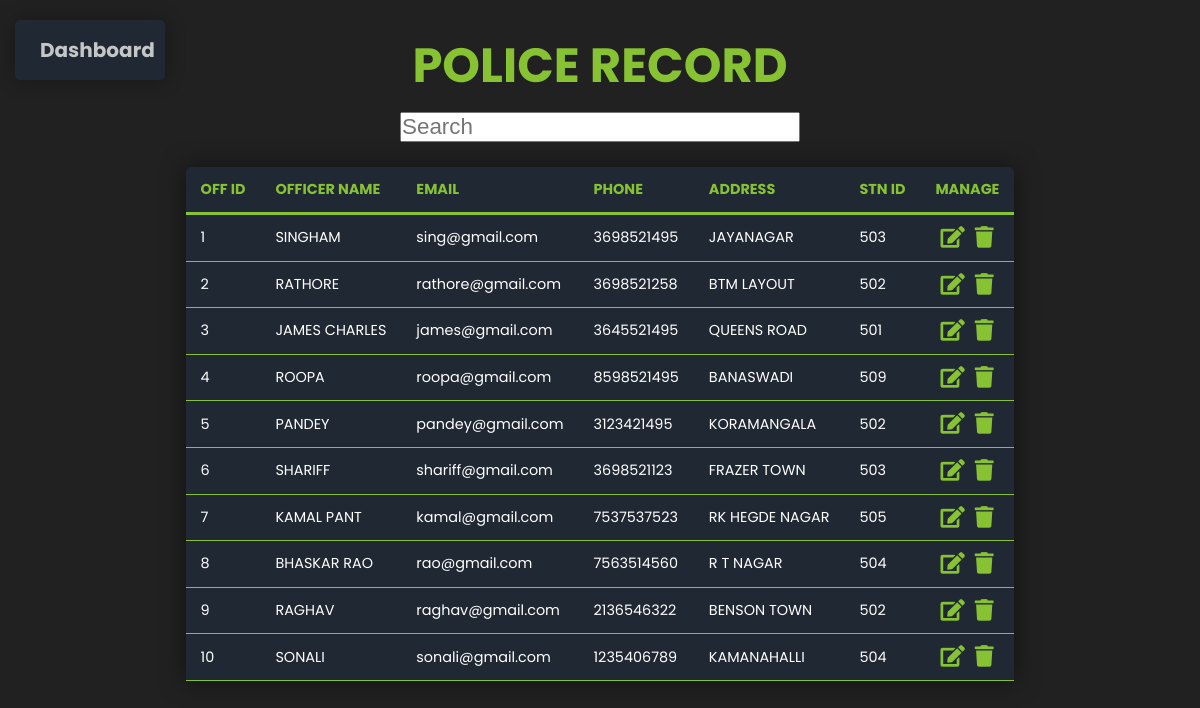
/php/managepoloff.php, run on the app's committed database.
### tables this page shows
CREATE TABLE `policeofficer` (
  `OFF_ID` int(10) NOT NULL,
  `OFF_NAME` varchar(20) DEFAULT NULL,
  `EMAIL` varchar(20) NOT NULL,
  `PH_NO` varchar(10) DEFAULT NULL,
  `P_ADD` varchar(20) NOT NULL,
  `PSWD` varchar(10) DEFAULT NULL,
  `STN_ID` int(10) DEFAULT NULL
);

### php/managepoloff.php (the view, shortened to what this page needs)
<?php
include_once "dbh.php";
$sql = "SELECT `OFF_ID`, `OFF_NAME`, `EMAIL`, `PH_NO`, `P_ADD`, `STN_ID` FROM policeofficer";
$result = mysqli_query($conn, $sql);
if (mysqli_num_rows($result) > 0) {
?>
<html>
    <link rel="stylesheet" href="./styles/style.css">
    <link rel="stylesheet" href="https://cdnjs.cloudflare.com/ajax/libs/font-awesome/5.15.1/css/all.min.css" />
    <body class='abc'>
    <div class='top_div'>
    <form action="admindash.php" method="post">
    <button  type=submit class="button" >Dashboard</button>
    <h2 class='table-heading'>POLICE RECORD</h2>
    <input type="text" id="search" name="search" placeholder="Search" autocomplete="off">
    </div>
    <section class='display_table'>
        <table class='content-table'>
            <thead>
                <th>OFF ID</th>
                <th>OFFICER NAME</th>
                <th>EMAIL</th>
                <th>PHONE</th>
                <th>ADDRESS</th>
                <th>STN ID</th>
                <th>MANAGE</th>
            </thead>
        <?php
            while($rows = mysqli_fetch_assoc($result)) {
        ?>
            <tbody>
                <tr>
                    <td><?php echo $rows['OFF_ID'];  ?></td>
                    <td><?php echo $rows['OFF_NAME']; ?></td>
                    <td><?php echo $rows['EMAIL']; ?></td>
                    <td><?php echo $rows['PH_NO']; ?></td>
                    <td><?php echo $rows['P_ADD']; ?></td>
                    <td><?php echo $rows['STN_ID']; ?></td>
                    <?php echo "<td><a href=updatep.php?oid=".$rows['OFF_ID']."&oname=".urlencode($rows['OFF_NAME'])."&omail=".$rows['EMAIL']."&op=".$rows['PH_NO']."&oadd=".urlencode($rows['P_ADD'])."&snid=".$rows['STN_ID']."><i class='fas fa-edit manage_icons'></i></a><a href=deletep.php?oid=".$rows['OFF_ID']."><i class='fas fa-trash manage_icons'></i></a></td>";?>
                </tr>
            </tbody>
            <?php
                }
                ?>
        </table>
    </section>
    </body>
</html>
<?php
}
else{
    echo "<script>
    window.location.href='admindash.php';
    alert('NEED TO RECRUIT OFFICERS URGENTLY!!! ');
    </script>";
    exit();
}
?>

### styles/style.css (style rules this page uses)
.abc { background-color: #222121; }
.content-table { font-family: 'Poppins', sans-serif; border-collapse: collapse; margin: 25px 0; font-size: 0.9em; min-width: 400px; border-radius: 5px 5px 0 0; overflow: hidden; -webkit-box-shadow: 0 0 25px rgba(0, 0, 0, 0.5); box-shadow: 0 0 25px rgba(0, 0, 0, 0.5); }
.content-table tbody { background-color: #1f2833; }
.content-table th, .content-table td { padding: 12px 15px; }
.content-table tbody tr { border-bottom: 1px solid #86C232; color: #fff; }
.display_table { display: -webkit-box; display: -ms-flexbox; display: flex; -webkit-box-pack: center; -ms-flex-pack: center; justify-content: center; }
.manage_icons { font-size: 1.5em; color: #86C232; margin: 0px 5px; }
.table-heading { font-size: 6vh; color: #86C232; text-align: center; font-family: 'Poppins', sans-serif; margin: 30px 0px 10px 0px; }
.top_div { display: -webkit-box; display: -ms-flexbox; display: flex; -ms-flex-pack: distribute; justify-content: space-around; }
.top_div input { outline: none; width: 400px; font-size: 1.4em; }
* { margin: 0; padding: 0; -webkit-box-sizing: border-box; box-sizing: border-box; }
.button { display: inline-block; position: absolute; top: 20px; left: 15px; padding: 15px 25px; font-size: 20px; font-family: 'Poppins', sans-serif; cursor: pointer; font-weight: bold; width: 150px; height: 60px; text-align: center; text-decoration: none; outline: none; color: #C5C6C7; background-color: #1f2833; border: none; border-radius: 5px; -webkit-box-shadow: 0 0 20px rgba(0, 0, 0, 0.3); box-shadow: 0 0 20px rgba(0, 0, 0, 0.3); }

### data on the page
policeofficer: OFF_ID "1", OFF_NAME "SINGHAM", EMAIL "sing@gmail.com", PH_NO "3698521495", P_ADD "JAYANAGAR", STN_ID "503"
policeofficer: OFF_ID "2", OFF_NAME "RATHORE", EMAIL "rathore@gmail.com", PH_NO "3698521258", P_ADD "BTM LAYOUT", STN_ID "502"
policeofficer: OFF_ID "3", OFF_NAME "JAMES CHARLES", EMAIL "james@gmail.com", PH_NO "3645521495", P_ADD "QUEENS ROAD", STN_ID "501"
policeofficer: OFF_ID "4", OFF_NAME "ROOPA", EMAIL "roopa@gmail.com", PH_NO "8598521495", P_ADD "BANASWADI", STN_ID "509"
policeofficer: OFF_ID "5", OFF_NAME "PANDEY", EMAIL "pandey@gmail.com", PH_NO "3123421495", P_ADD "KORAMANGALA", STN_ID "502"
policeofficer: OFF_ID "6", OFF_NAME "SHARIFF", EMAIL "shariff@gmail.com", PH_NO "3698521123", P_ADD "FRAZER TOWN", STN_ID "503"
policeofficer: OFF_ID "7", OFF_NAME "KAMAL PANT", EMAIL "kamal@gmail.com", PH_NO "7537537523", P_ADD "RK HEGDE NAGAR", STN_ID "505"
policeofficer: OFF_ID "8", OFF_NAME "BHASKAR RAO", EMAIL "rao@gmail.com", PH_NO "7563514560", P_ADD "R T NAGAR", STN_ID "504"
policeofficer: OFF_ID "9", OFF_NAME "RAGHAV", EMAIL "raghav@gmail.com", PH_NO "2136546322", P_ADD "BENSON TOWN", STN_ID "502"
policeofficer: OFF_ID "10", OFF_NAME "SONALI", EMAIL "sonali@gmail.com", PH_NO "1235406789", P_ADD "KAMANAHALLI", STN_ID "504"
